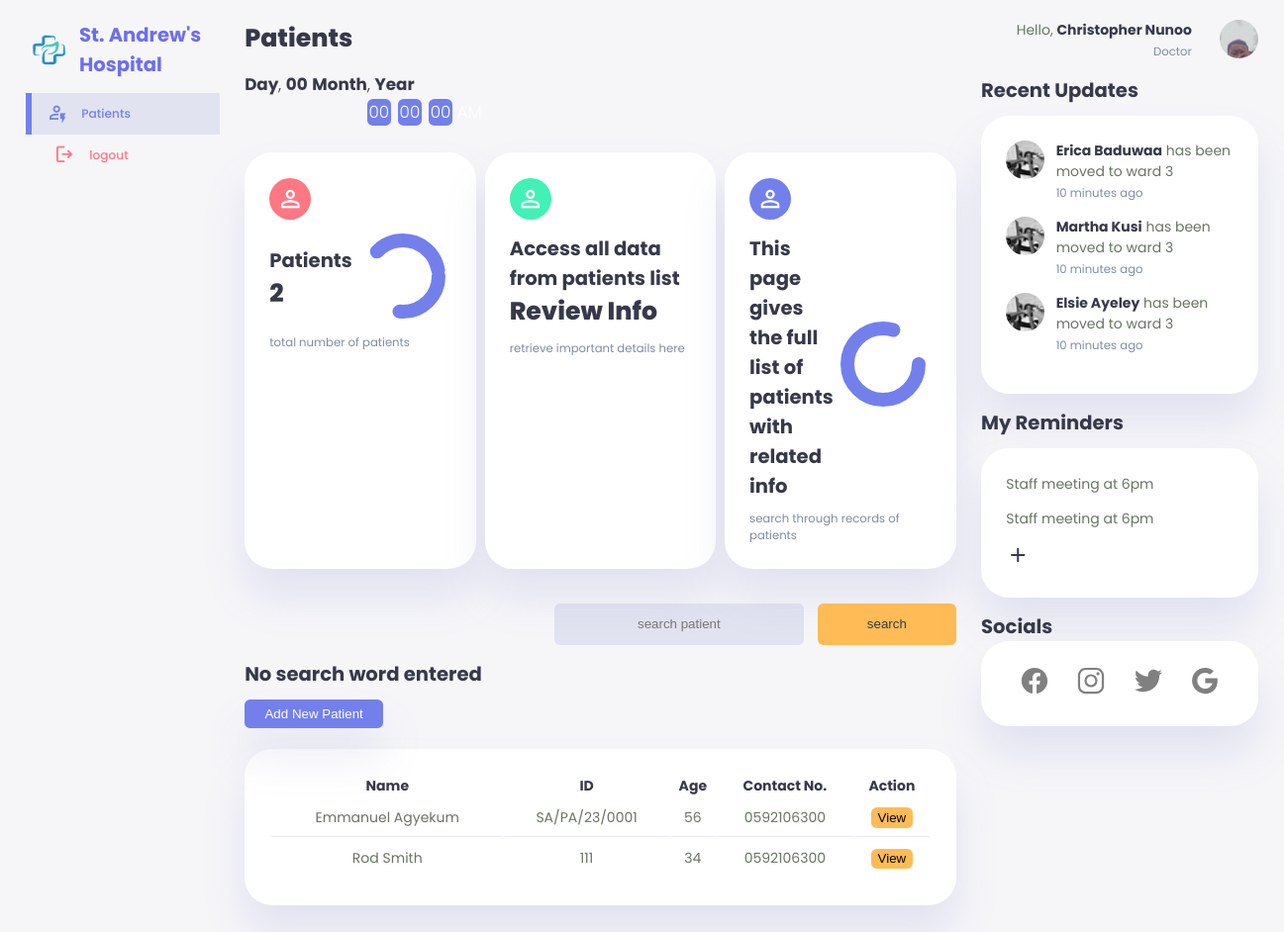
The app's page /doctor/searchpatientdoctor.php (signed in) with its own data.
### tables this page shows
CREATE TABLE `patients` (
  `id` int(11) NOT NULL,
  `firstname` varchar(255) NOT NULL,
  `lastname` varchar(255) NOT NULL,
  `othername` varchar(255) NOT NULL,
  `age` varchar(255) NOT NULL,
  `gender` varchar(255) NOT NULL,
  `date_of_birth` date NOT NULL,
  `address` varchar(255) NOT NULL,
  `gps_address` varchar(255) NOT NULL,
  `telephone1` varchar(255) NOT NULL,
  `telephone2` varchar(255) NOT NULL,
  `date_of_admission` date NOT NULL,
  `added_by` varchar(255) NOT NULL,
  `date_added` date NOT NULL,
  `patient_id` varchar(255) NOT NULL,
  `patient_complaints` varchar(255) NOT NULL,
  `doctor_diagnosis` varchar(255) NOT NULL,
  `doctor_prescription` varchar(255) NOT NULL,
  `next_appointment_date` date NOT NULL,
  `doctor_recommendation` varchar(255) NOT NULL,
  `doctor_patient_complaints` varchar(500) NOT NULL,
  `diagnosed_by` varchar(255) NOT NULL,
  `diagnosis_date_added` date NOT NULL
);

CREATE TABLE `doctors` (
  `id` int(11) NOT NULL,
  `firstname` varchar(255) NOT NULL,
  `lastname` varchar(255) NOT NULL,
  `othername` varchar(255) NOT NULL,
  `age` varchar(255) NOT NULL,
  `gender` varchar(255) NOT NULL,
  `address` varchar(255) NOT NULL,
  `gps_address` varchar(255) NOT NULL,
  `landmark` varchar(255) NOT NULL,
  `hometown` varchar(255) NOT NULL,
  `telephone1` varchar(255) NOT NULL,
  `telephone2` varchar(255) NOT NULL,
  `religion` varchar(255) NOT NULL,
  `marital_status` varchar(255) NOT NULL,
  `spouse_firstname` varchar(255) NOT NULL,
  `spouse_lastname` varchar(255) NOT NULL,
  `spouse_telephone` varchar(255) NOT NULL,
  `department` varchar(255) NOT NULL,
  `date_of_employment` date NOT NULL,
  `date_of_birth` date NOT NULL,
  `image` varchar(255) NOT NULL,
  `date_added` date NOT NULL,
  `email` varchar(255) NOT NULL,
  `username` varchar(255) NOT NULL,
  `password` varchar(255) NOT NULL,
  `position` varchar(255) NOT NULL,
  `added_by` varchar(255) NOT NULL
);

### doctor/searchpatientdoctor.php (the view, shortened to what this page needs)
<?php
include '../connection.php';
$username= $_SESSION['username'];
$sql= "SELECT * FROM `doctors` WHERE username= '$username'";
$result= mysqli_query($con,$sql);
$row= mysqli_fetch_assoc($result);
$image= $row['image'];
$position=$row['position'];
$user_firstname= $row['firstname'];
$user_lastname= " ".$row['lastname'];
$user_fullname= $user_firstname.$user_lastname;
$sqlpatients= "SELECT * FROM `patients`";
$resultpatients= mysqli_query($con, $sqlpatients);
$numpatients=mysqli_num_rows($resultpatients);
$search="";
?>
<!DOCTYPE html>
<html lang="en">
<head>
    <link rel="stylesheet" href="../css/dashboardhead.css">
</head>
<body onload="initClock()">
    <div class="container">
        <aside>
            <div class="top">
                <div class="logo">
                    <div class="ring"></div>
                    <img src="../developerimages/logo.png" alt="logo">
                    <h2 class="logo-name">St. Andrew's Hospital</span></h2>
                </div>
            </div>
            <div class="sidebar">
                <a href="./patientsdoctor.php" class="active">
                    <span class="material-symbols-outlined">recent_patient</span>
                    <h3>Patients</h3>
                </a>
                <a href="../logout.php">
                    <span class="material-symbols-outlined">logout</span>
                    <h3>logout</h3>
                </a>
            </div>
        </aside>
        <main>
            <h1>Patients</h1>
            <div class="datetime">
                <div class="date">
                    <b><span id="dayname">Day</span></b>,
                    <b><span id="daynum">00</span></b>
                    <b><span id="month">Month</span></b>,
                    <b><span id="year">Year</span></b>
                </div>
                <div class="time">
                    <span id="hours">00</span>:
                    <span id="minutes">00</span>:
                    <span id="seconds">00</span>
                    <span id="period">AM</span>
                </div>
            </div>
            <div class="insights">
                <div class="teaching-population">
                    <span class="material-symbols-outlined">person</span>
                    <div class="middle">
                        <div class="left">
                            <h2>Patients</h2>
                            <h1><?php echo $numpatients; ?></h1>
                        </div>
                        <div class="progress">
                            <svg>
                                <circle cx="38" cy="38" r="36"></circle>
                            </svg>
                            <div class="number">
                            </div>
                        </div>
                    </div>
                    <small class="text-muted">total number of patients</small>
                </div>
                <div class="non-teaching-population">
                    <span class="material-symbols-outlined">person</span>
                    <div class="middle">
                        <div class="left">
                            <h2>Access all data from patients list</h2>
                            <h1>Review Info</h1>
                        </div>
                    </div>
                    <small class="text-muted">retrieve important details here</small>
                </div>
                <div class="student-population">
                    <span class="material-symbols-outlined">person</span>
                    <div class="middle">
                        <div class="left">
                            <h2>This page gives the full list of patients with related info</h2>
                        </div>
                        <div class="progress">
                            <svg>
                                <circle cx="38" cy="38" r="36"></circle>
                            </svg>
                            <div class="number">
                            </div>
                        </div>
                    </div>
                    <small class="text-muted">search through records of patients</small>
                </div>
            </div>
            <div class="recent">
                <div class="search">
                    <form class="search_box" action="./searchpatientdoctor.php" method="get" >
                        <input type="text" name="search" id="" placeholder="search patient" value="<?php echo $search;?>">
                        <br>
                        <input type="submit" value="search" name="search_button">
                    </form>
                </div>
                <?php
                if(empty($search)){
                    $message="No search word entered";
                }
                else{
                    $message="Search Results for ' ".$search." '";
                }
                ?>
                <h2><?php echo $message;?></h2>
                <button id="add-new-applicant" onclick="location.href='./addnewpatientdoctor.php'">Add New Patient</button>
                <table>
                    <thead>
                        <tr>
                            <th>Name</th>
                            <th>ID</th>
                            <th>Age</th>
                            <th>Contact No.</th>
                            <th>Action</th>
                        </tr>
                    </thead>
                    <tbody>
                        <?php
                        include '../connection.php';
                        $sqldisplay= "SELECT * FROM `patients` WHERE firstname LIKE '%$search%' OR lastname LIKE '%$search%' OR othername LIKE '%$search%' OR patient_id LIKE '%$search%'";
                        $resultdisplay= mysqli_query($con, $sqldisplay);
                        if($resultdisplay){
                            while($rowdisplay=mysqli_fetch_assoc($resultdisplay)){
                                $id=$rowdisplay['id'];
                                $age=$rowdisplay['age'];
                                $firstname=$rowdisplay['firstname'];
                                $lastname=" ".$rowdisplay['lastname'];
                                $othername=" ".$rowdisplay['othername'];
                                $telephone1=$rowdisplay['telephone1'];
                                $patient_id=$rowdisplay['patient_id'];
                                $fullname=$firstname.$lastname.$othername;
                                echo"
                                <tr>
                                    <td>$fullname</td>
                                    <td>$patient_id</td>
                                    <td>$age</td>
                                    <td>$telephone1</td>
                                    <td><button id='view'  onclick=\"location.href = 'viewpatientdoctor.php?viewid=".$id."'\">View</button></td>
                                </tr>
                                ";
                            }
                        }
                        ?>
                    </tbody>
                </table>
            </div>
        </main>
        <div class="right">
            <div class="top">
                <div class="profile" onclick="location.href='./doctorprofile.php'">
                    <div class="info">
                        <p>Hello, <b><?php echo $user_fullname; ?></b></p>
                        <small class="text-muted"><?php echo $position; ?></small>
                    </div>
                    <div class="profile-photo">
                        <img src="<?php echo $image;?>" alt="">
                    </div>
                </div>
            </div>
            <div class="recent-updates">
                <h2>Recent Updates</h2>
                <div class="updates">
                    <div class="update">
                        <div class="profile-photo">
                           <img src="../developerimages/lizzy.jpg" alt="updated person profile 1">
                        </div>
                        <div class="message">
                           <p><b>Erica Baduwaa</b> has been moved to ward 3</p>
                           <small class="text-muted">10 minutes ago</small>
                        </div>
                    </div>
                    <div class="update">
                        <div class="profile-photo">
                            <img src="../developerimages/lizzy.jpg" alt="updated person profile 1">
                        </div>
                        <div class="message">
                            <p><b>Martha Kusi</b> has been moved to ward 3</p>
                            <small class="text-muted">10 minutes ago</small>
                        </div>
                    </div>
                    <div class="update">
                        <div class="profile-photo">
                           <img src="../developerimages/lizzy.jpg" alt="updated person profile 1">
                        </div>
                        <div class="message">
                            <p><b>Elsie Ayeley</b> has been moved to ward 3</p>
                           <small class="text-muted">10 minutes ago</small>
                        </div>
                    </div>
                </div>
            </div>
            <div class="notes-section">
                <h2>My Reminders</h2>
                <div class="notes">
                    <div class="note">
                        <p>Staff meeting at 6pm</p>
                    </div>
                    <div class="note">
                        <p>Staff meeting at 6pm</p>
                    </div>
                    <a href="./reminders.php">
                        <span class="material-symbols-outlined">add</span>
                    </a>
                </div>
            </div>
            <div class="socials-and-website">
                <h2>Socials</h2>
                <div class="social-icons">
                    <a href="https://www.facebook.com/" id="facebook">
                    </a>
                    <a href="https://www.instagram.com/" id="instagram">
                    </a>
                    <a href="https://www.twitter.com/" id="twitter">
                    </a>
                    <a href="https://www.google.com/" id="google">
                    </a>
                </div>
            </div>
        </div>
    </div>
</body>
</html>

### records on screen
patients: fullname "Emmanuel Agyekum", patient "SA/PA/23/0001", age "56", telephone1 "0592106300"
patients: fullname "Rod Smith", patient "111", age "34", telephone1 "0592106300"
doctors: user_fullname "Christopher Nunoo", position "Doctor", image (picture)

### other values on screen
$numpatients "2"
$message "No search word entered"
